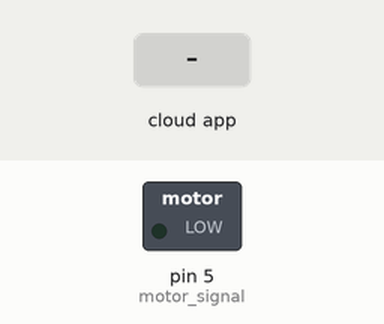
A sketch run on a simulated Arduino Uno, built with avr-gcc and run on an emulated ATmega328P. Parts: switched loads named in the sketch (green lamp = pin HIGH). Inputs (shaded band) come from the test bench. The ROS host is connected and sends only what is stated.

Above: at 1.2 s.
1.3 s: the phone or cloud app sets command_card_t to green
At 2.1 s:
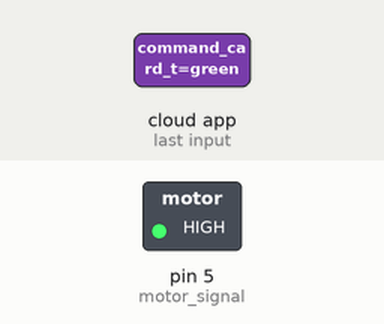
2.8 s: the phone or cloud app sets command_card_t to yellow
At 3.2 s:
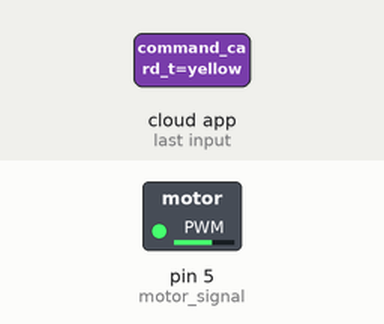
4.3 s: the phone or cloud app sets command_card_t to green
At 5.5 s:
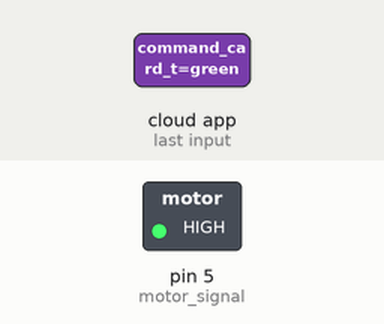
Timing chart, 0 to 7.3 s (numbered marks = the images above; inputs shaded):
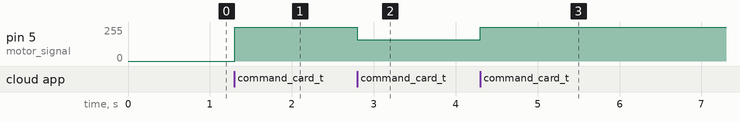

The sketch:

varyingMotorSpeed.ino
```cpp
#include <ros.h>
#include <std_msgs/String.h>   //sudo chmod a+rw /dev/ttyUSB0


#define delay_fast 2
#define delay_slow_down 7
#define motor_signal 5

ros::NodeHandle  nh;
String latest_color = "red";  // default to "green" as well
int cur_stepper_val;
int stepperVal;

void messageCb( const std_msgs::String& color_published){
  latest_color = color_published.data;   // blink the led
}

ros::Subscriber<std_msgs::String> sub("command_card_t", &messageCb); // command_card_t is the topic to subscribe to

void setup() {
  // put your setup code here, to run once:
  pinMode(motor_signal, OUTPUT);
  nh.initNode();
  nh.subscribe(sub);
}

//spinOnce() checks if received publication, if so, call cb()
void loop() {
  nh.spinOnce();

  if(latest_color == "green"){
    analogWrite(motor_signal,255);
  }else if(latest_color == "yellow"){
    analogWrite(motor_signal, 160);
  }else if(latest_color == "red"){
    analogWrite(motor_signal, 0);
  }else{
    analogWrite(motor_signal, 220);
  }
//  for(stepperVal=0; stepperVal < 256; stepperVal++){
//    //nh.spinOnce();
//
//    while(latest_color == "red"){
//      delay(1);
//    }
//
//    analogWrite(motor_signal, stepperVal);
//    if(latest_color == "green"){   // green color, usual(fast) speed motor
//      delay(delay_fast);
//    }else{     // yellow color, slow down motor
//      delay(delay_slow_down);
//    }
//  }
//
//  for(int stepperVal=255; stepperVal > 0; stepperVal--){
//    //nh.spinOnce();
//
//    while(latest_color == "red"){
//      delay(1);
//    }
//
//    analogWrite(motor_signal, stepperVal);
//
//    if(latest_color == "green"){   // green color, usual(fast) speed motor
//      delay(delay_fast);
//    }else{     // yellow color, slow down motor
//      delay(delay_slow_down);
//    }
//  }

  delay(1);
}
```

Measured:
- after the input at 1.3 s, pin 5 (motor_signal): 0/255 → 255/255 at once
- after the input at 2.8 s, pin 5 (motor_signal): 255/255 → 160/255 at once
- after the input at 4.3 s, pin 5 (motor_signal): 160/255 → 255/255 at once
